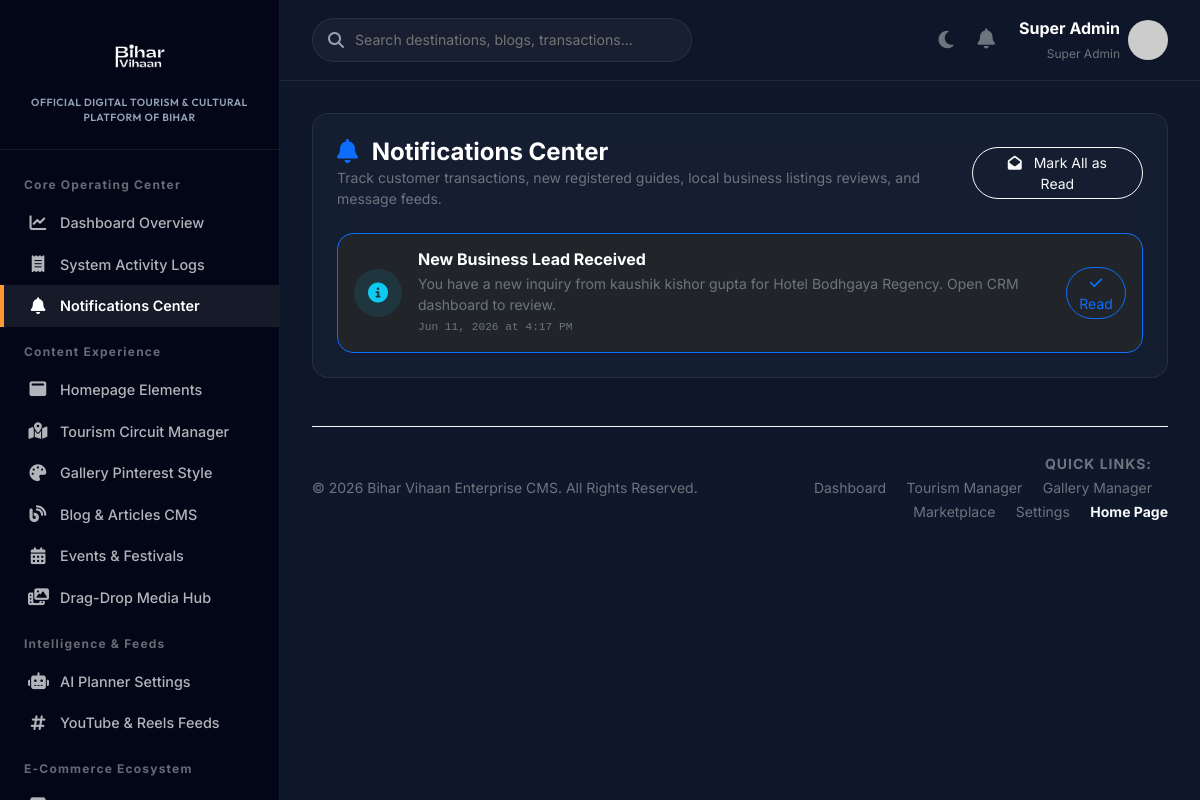
The app's page /admin/notifications (signed in) with its own data.
### tables this page shows
CREATE TABLE `notifications` (
  `id` int(11) NOT NULL AUTO_INCREMENT,
  `user_id` int(11) DEFAULT NULL,
  `type` varchar(20) NOT NULL,
  `title` varchar(150) NOT NULL,
  `message` text NOT NULL,
  `status` varchar(20) DEFAULT 'unread',
  `created_at` timestamp NOT NULL DEFAULT current_timestamp(),
  PRIMARY KEY (`id`),
  KEY `user_id` (`user_id`),
  CONSTRAINT `notifications_ibfk_1` FOREIGN KEY (`user_id`) REFERENCES `users` (`id`) ON DELETE CASCADE
);

### app/Views/admin/notifications.php (the view, shortened to what the rows shown need)
<div class="glass-card mb-4">
    <div class="d-flex justify-content-between align-items-center mb-4">
        <div>
            <h4 class="mb-0 fw-bold text-white"><i class="fa-solid fa-bell text-primary me-2"></i> Notifications Center</h4>
            <p class="text-secondary small mb-0 font-primary">Track customer transactions, new registered guides, local business listings reviews, and message feeds.</p>
        </div>
        <form action="<?= BASE_URL ?>/admin/notifications/read" method="POST">
            <button type="submit" class="btn btn-outline-light rounded-pill px-4 btn-sm"><i class="fa-solid fa-envelope-open me-2"></i> Mark All as Read</button>
        </form>
    </div>
    <div class="d-flex flex-column gap-3">
        <?php if(empty($notifications)): ?>
            <div class="text-center py-5 text-secondary">
                <i class="fa-regular fa-bell-slash fa-3x mb-3 text-secondary"></i>
                <h6 class="fw-bold">No notifications found</h6>
                <p class="small">You're all caught up! New notices will display here.</p>
            </div>
        <?php else: foreach($notifications as $n):
            $isUnread = ($n['status'] === 'unread' || !$n['is_read']);
            $icon = 'fa-solid fa-circle-info text-info';
            $bgClass = 'bg-info bg-opacity-10';
        ?>
            <div class="p-3 rounded-4 border d-flex justify-content-between align-items-center <?= $isUnread ? 'bg-dark bg-opacity-40 border-primary shadow-sm' : 'bg-dark bg-opacity-10 border-secondary' ?>" style="transition: all 0.2s ease;">
                <div class="d-flex align-items-center gap-3">
                    <div class="rounded-circle p-3 <?= $bgClass ?> d-flex align-items-center justify-content-center" style="width:48px; height:48px;">
                        <i class="<?= $icon ?> fs-5"></i>
                    </div>
                    <div>
                        <h6 class="mb-1 fw-bold text-white"><?= htmlspecialchars($n['title']) ?></h6>
                        <p class="text-secondary small mb-0 font-primary"><?= htmlspecialchars($n['message']) ?></p>
                        <small class="text-secondary font-monospace mt-1 d-block" style="font-size:0.7rem;"><?= date('M d, Y \a\t g:i A', strtotime($n['created_at'])) ?></small>
                    </div>
                </div>
                <?php if($isUnread): ?>
                    <form action="<?= BASE_URL ?>/admin/notifications/read" method="POST">
                        <button type="submit" class="btn btn-sm btn-outline-primary rounded-pill"><i class="fa-solid fa-check"></i> Read</button>
                    </form>
                <?php else: ?>
                    <span class="text-secondary small opacity-50"><i class="fa-solid fa-check-double text-success"></i> Read</span>
                <?php endif; ?>
            </div>
        <?php endforeach; endif; ?>
    </div>
</div>

### app/Core/Router.php (shortened to what the rows shown need)
<?php
class Router {
    protected $routes = [];
    public function add($method, $route, $controller, $action = null) {
        $route = preg_replace('/\{([a-zA-Z0-9_]+)\}/', '(?P<$1>[^/]+)', $route);
        $route = '#^' . $route . '$#';
        $this->routes[] = [
            'method' => strtoupper($method),
            'route' => $route,
            'controller' => $controller,
            'action' => $action
        ];
    }
    public function dispatch($url, $requestMethod) {
        $url = parse_url($url, PHP_URL_PATH);
        $scriptName = str_replace('\\', '/', dirname($_SERVER['SCRIPT_NAME']));
        if ($scriptName !== '/') {
            $url = preg_replace('#^' . preg_quote($scriptName, '#') . '#', '', $url);
        }
        if (strpos($url, '/admin') === 0 || strpos($url, '/superadmin') === 0) {
            require_once __DIR__ . '/RoleMiddleware.php';
        }
        foreach ($this->routes as $routeInfo) {
            if ($routeInfo['method'] === $requestMethod && preg_match($routeInfo['route'], $url, $matches)) {
                $params = [];
                $controllerClass = "App\\Controllers\\" . $routeInfo['controller'];
                $action = $routeInfo['action'];
                if (class_exists($controllerClass)) {
                    $controller = new $controllerClass();
                    if (method_exists($controller, $action)) {
                        call_user_func_array([$controller, $action], [$params]);
                        return;
                    } else {
                        $this->abort("Action '$action' not found in controller '$controllerClass'", 500);
                        return;
                    }
                } else {
                    $this->abort("Controller class '$controllerClass' not found", 500);
                    return;
                }
            }
        }
    }
}

### records on screen
notifications: title "New Business Lead Received", message "You have a new inquiry from kaushik kishor gupta for Hotel Bodhgaya Regency. Open CRM dashboard to review.", created_at "Jun 11, 2026 at 4:17 PM"

### other values on screen
$_SESSION['user_name'] "Super Admin"
$_SESSION['user_role'] "Super Admin"
